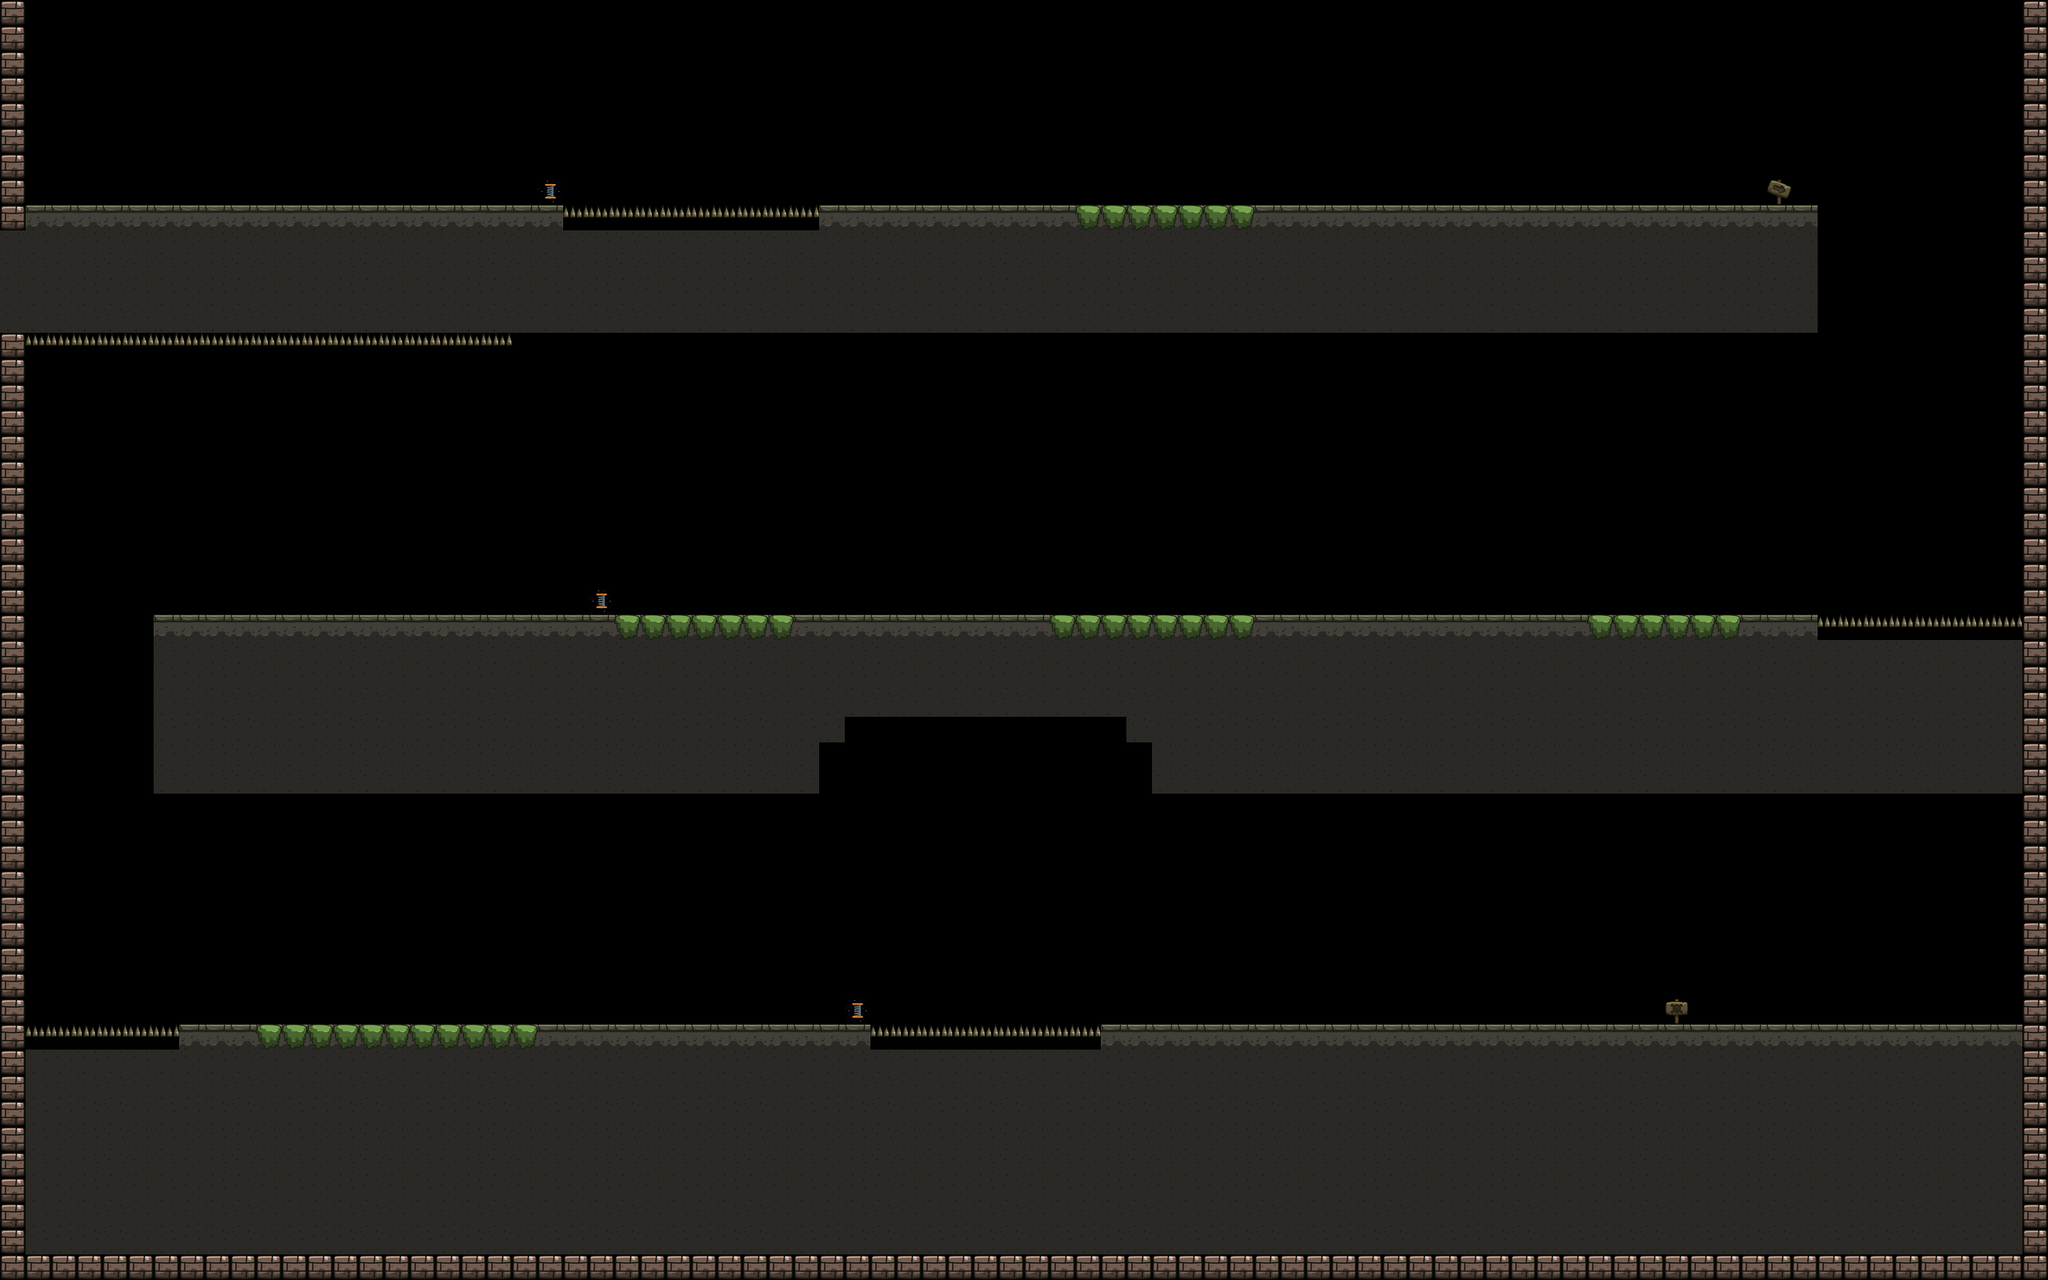

Below is a game level as drawn by its tile map, then a one-line description and the .tmx that defines it (tile-layer data replaced by summaries):
An orthogonal 80x50 tile map with 32x32 px tiles, 1 tile layer (Camada de Tiles 1).

<map version="1.5" tiledversion="1.7.2" orientation="orthogonal" renderorder="right-down" width="80" height="50" tilewidth="32" tileheight="32" infinite="0" nextlayerid="3" nextobjectid="1">
 <editorsettings>
  <export format="json" />
 </editorsettings>
 <tileset firstgid="1" name="level1_tilset" tilewidth="120" tileheight="120" tilecount="55" columns="0">
  <grid orientation="orthogonal" width="1" height="1" />
  <tile id="1">
   <image width="32" height="32" source="../assets/level1/Brick_01.png" />
  </tile>
  <tile id="2">
   <image width="32" height="32" source="../assets/level1/Brick_02.png" />
  </tile>
  <tile id="3">
   <image width="16" height="16" source="../assets/level1/Bridge_01.png" />
  </tile>
  <tile id="4">
   <image width="16" height="16" source="../assets/level1/Bridge_02.png" />
  </tile>
  <tile id="5">
   <image width="32" height="32" source="../assets/level1/Decor_Brick.png" />
  </tile>
  <tile id="6">
   <image width="32" height="32" source="../assets/level1/Decor_Plant.png" />
  </tile>
  <tile id="7">
   <image width="120" height="120" source="../assets/level1/Decor_Ruins_01.png" />
  </tile>
  <tile id="8">
   <image width="120" height="120" source="../assets/level1/Decor_Ruins_02.png" />
  </tile>
  <tile id="9">
   <image width="64" height="64" source="../assets/level1/Decor_Statue.png" />
  </tile>
  <tile id="10">
   <image width="32" height="32" source="../assets/level1/Fence.png" />
  </tile>
  <tile id="11">
   <image width="32" height="16" source="../assets/level1/Grass_01.png" />
  </tile>
  <tile id="12">
   <image width="32" height="16" source="../assets/level1/Grass_02.png" />
  </tile>
  <tile id="13">
   <image width="32" height="32" source="../assets/level1/Ground_01.png" />
  </tile>
  <tile id="14">
   <image width="32" height="32" source="../assets/level1/Ground_02.png" />
  </tile>
  <tile id="15">
   <image width="32" height="32" source="../assets/level1/Ground_03.png" />
  </tile>
  <tile id="16">
   <image width="32" height="32" source="../assets/level1/Ground_04.png" />
  </tile>
  <tile id="17">
   <image width="32" height="32" source="../assets/level1/Ground_05.png" />
  </tile>
  <tile id="18">
   <image width="32" height="32" source="../assets/level1/Ground_06.png" />
  </tile>
  <tile id="19">
   <image width="32" height="32" source="../assets/level1/Ground_07.png" />
  </tile>
  <tile id="20">
   <image width="32" height="32" source="../assets/level1/Ground_08.png" />
  </tile>
  <tile id="21">
   <image width="32" height="32" source="../assets/level1/Ground_09.png" />
  </tile>
  <tile id="22">
   <image width="32" height="32" source="../assets/level1/Ground_10.png" />
  </tile>
  <tile id="23">
   <image width="32" height="32" source="../assets/level1/Ground_11.png" />
  </tile>
  <tile id="24">
   <image width="32" height="32" source="../assets/level1/Ground_12.png" />
  </tile>
  <tile id="25">
   <image width="32" height="32" source="../assets/level1/Ground_13.png" />
  </tile>
  <tile id="26">
   <image width="80" height="80" source="../assets/level1/Ground-Additional_01.png" />
  </tile>
  <tile id="27">
   <image width="80" height="80" source="../assets/level1/Ground-Additional_02.png" />
  </tile>
  <tile id="28">
   <image width="80" height="80" source="../assets/level1/Ground-Additional_03.png" />
  </tile>
  <tile id="29">
   <image width="80" height="80" source="../assets/level1/Ground-Additional_04.png" />
  </tile>
  <tile id="30">
   <image width="32" height="80" source="../assets/level1/Ground-Additional_05.png" />
  </tile>
  <tile id="31">
   <image width="32" height="80" source="../assets/level1/Ground-Additional_06.png" />
  </tile>
  <tile id="32">
   <image width="80" height="80" source="../assets/level1/Ground-Additional_07.png" />
  </tile>
  <tile id="33">
   <image width="32" height="32" source="../assets/level1/hotPixel.png" />
  </tile>
  <tile id="34">
   <image width="32" height="32" source="../assets/level1/Ladder.png" />
  </tile>
  <tile id="35">
   <image width="32" height="32" source="../assets/level1/Lion_Bas_Relief.png" />
  </tile>
  <tile id="36">
   <image width="32" height="32" source="../assets/level1/Little_Wreckage.png" />
  </tile>
  <tile id="37">
   <image width="32" height="32" source="../assets/level1/Rock_01.png" />
  </tile>
  <tile id="38">
   <image width="32" height="32" source="../assets/level1/Rock_02.png" />
  </tile>
  <tile id="39">
   <image width="32" height="16" source="../assets/level1/Rock_03.png" />
  </tile>
  <tile id="40">
   <image width="32" height="16" source="../assets/level1/Rock_04.png" />
  </tile>
  <tile id="41">
   <image width="16" height="16" source="../assets/level1/Rock_05.png" />
  </tile>
  <tile id="42">
   <image width="16" height="16" source="../assets/level1/Rock_06.png" />
  </tile>
  <tile id="43">
   <image width="16" height="16" source="../assets/level1/Rock_07.png" />
  </tile>
  <tile id="44">
   <image width="16" height="16" source="../assets/level1/Rock_08.png" />
  </tile>
  <tile id="45">
   <image width="32" height="32" source="../assets/level1/Sign_01.png" />
  </tile>
  <tile id="46">
   <image width="32" height="32" source="../assets/level1/Sign_02.png" />
  </tile>
  <tile id="47">
   <image width="32" height="32" source="../assets/level1/Sign_03.png" />
  </tile>
  <tile id="48">
   <image width="32" height="32" source="../assets/level1/Sign_04.png" />
  </tile>
  <tile id="49">
   <image width="32" height="32" source="../assets/level1/Sign_05.png" />
  </tile>
  <tile id="50">
   <image width="32" height="32" source="../assets/level1/Sign_06.png" />
  </tile>
  <tile id="51">
   <image width="32" height="32" source="../assets/level1/Spikes.png" />
  </tile>
  <tile id="52">
   <image width="32" height="32" source="../assets/level1/Wooden_Barrel.png" />
  </tile>
  <tile id="53">
   <image width="32" height="32" source="../assets/level1/Wooden_Box.png" />
  </tile>
  <tile id="54">
   <image width="32" height="32" source="../assets/level1/Spring.png" />
  </tile>
  <tile id="55">
   <image width="32" height="32" source="../assets/level1/NoSpawnGround.png" />
  </tile>
 </tileset>
 <layer id="1" name="Camada de Tiles 1" width="80" height="50">
  <data>[4000 cells, 1728 non-empty, 9 distinct tile ids]</data>
 </layer>
</map>
